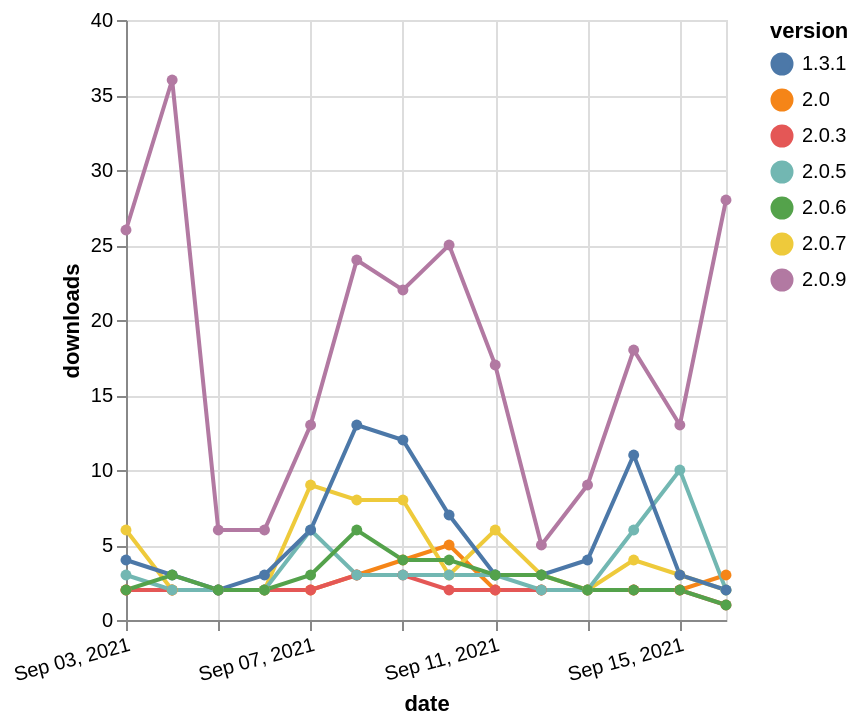

Specify this chart in Vega-Lite:
### Vega-Lite specification from a JSON file in a GitHub repository (floating-point values rounded to 4 significant figures)
{"$schema": "https://vega.github.io/schema/vega-lite/v5.json", "description": "A simple bar chart with embedded data.", "data": {"values": [{"date": "2021-09-03", "total": 3948, "delta": 2, "version": "2.0"}, {"date": "2021-09-04", "total": 3950, "delta": 2, "version": "2.0"}, {"date": "2021-09-05", "total": 3952, "delta": 2, "version": "2.0"}, {"date": "2021-09-06", "total": 3954, "delta": 2, "version": "2.0"}, {"date": "2021-09-07", "total": 3956, "delta": 2, "version": "2.0"}, {"date": "2021-09-08", "total": 3959, "delta": 3, "version": "2.0"}, {"date": "2021-09-09", "total": 3963, "delta": 4, "version": "2.0"}, {"date": "2021-09-10", "total": 3968, "delta": 5, "version": "2.0"}, {"date": "2021-09-11", "total": 3970, "delta": 2, "version": "2.0"}, {"date": "2021-09-12", "total": 3972, "delta": 2, "version": "2.0"}, {"date": "2021-09-13", "total": 3974, "delta": 2, "version": "2.0"}, {"date": "2021-09-14", "total": 3976, "delta": 2, "version": "2.0"}, {"date": "2021-09-15", "total": 3978, "delta": 2, "version": "2.0"}, {"date": "2021-09-16", "total": 3981, "delta": 3, "version": "2.0"}, {"date": "2021-09-03", "total": 2941, "delta": 2, "version": "2.0.3"}, {"date": "2021-09-04", "total": 2943, "delta": 2, "version": "2.0.3"}, {"date": "2021-09-05", "total": 2945, "delta": 2, "version": "2.0.3"}, {"date": "2021-09-06", "total": 2947, "delta": 2, "version": "2.0.3"}, {"date": "2021-09-07", "total": 2949, "delta": 2, "version": "2.0.3"}, {"date": "2021-09-08", "total": 2952, "delta": 3, "version": "2.0.3"}, {"date": "2021-09-09", "total": 2955, "delta": 3, "version": "2.0.3"}, {"date": "2021-09-10", "total": 2957, "delta": 2, "version": "2.0.3"}, {"date": "2021-09-11", "total": 2959, "delta": 2, "version": "2.0.3"}, {"date": "2021-09-12", "total": 2961, "delta": 2, "version": "2.0.3"}, {"date": "2021-09-13", "total": 2963, "delta": 2, "version": "2.0.3"}, {"date": "2021-09-14", "total": 2965, "delta": 2, "version": "2.0.3"}, {"date": "2021-09-15", "total": 2967, "delta": 2, "version": "2.0.3"}, {"date": "2021-09-16", "total": 2968, "delta": 1, "version": "2.0.3"}, {"date": "2021-09-03", "total": 5226, "delta": 6, "version": "2.0.7"}, {"date": "2021-09-04", "total": 5228, "delta": 2, "version": "2.0.7"}, {"date": "2021-09-05", "total": 5230, "delta": 2, "version": "2.0.7"}, {"date": "2021-09-06", "total": 5232, "delta": 2, "version": "2.0.7"}, {"date": "2021-09-07", "total": 5241, "delta": 9, "version": "2.0.7"}, {"date": "2021-09-08", "total": 5249, "delta": 8, "version": "2.0.7"}, {"date": "2021-09-09", "total": 5257, "delta": 8, "version": "2.0.7"}, {"date": "2021-09-10", "total": 5260, "delta": 3, "version": "2.0.7"}, {"date": "2021-09-11", "total": 5266, "delta": 6, "version": "2.0.7"}, {"date": "2021-09-12", "total": 5269, "delta": 3, "version": "2.0.7"}, {"date": "2021-09-13", "total": 5271, "delta": 2, "version": "2.0.7"}, {"date": "2021-09-14", "total": 5275, "delta": 4, "version": "2.0.7"}, {"date": "2021-09-15", "total": 5278, "delta": 3, "version": "2.0.7"}, {"date": "2021-09-16", "total": 5280, "delta": 2, "version": "2.0.7"}, {"date": "2021-09-03", "total": 3519, "delta": 3, "version": "2.0.5"}, {"date": "2021-09-04", "total": 3521, "delta": 2, "version": "2.0.5"}, {"date": "2021-09-05", "total": 3523, "delta": 2, "version": "2.0.5"}, {"date": "2021-09-06", "total": 3525, "delta": 2, "version": "2.0.5"}, {"date": "2021-09-07", "total": 3531, "delta": 6, "version": "2.0.5"}, {"date": "2021-09-08", "total": 3534, "delta": 3, "version": "2.0.5"}, {"date": "2021-09-09", "total": 3537, "delta": 3, "version": "2.0.5"}, {"date": "2021-09-10", "total": 3540, "delta": 3, "version": "2.0.5"}, {"date": "2021-09-11", "total": 3543, "delta": 3, "version": "2.0.5"}, {"date": "2021-09-12", "total": 3545, "delta": 2, "version": "2.0.5"}, {"date": "2021-09-13", "total": 3547, "delta": 2, "version": "2.0.5"}, {"date": "2021-09-14", "total": 3553, "delta": 6, "version": "2.0.5"}, {"date": "2021-09-15", "total": 3563, "delta": 10, "version": "2.0.5"}, {"date": "2021-09-16", "total": 3565, "delta": 2, "version": "2.0.5"}, {"date": "2021-09-03", "total": 7468, "delta": 4, "version": "1.3.1"}, {"date": "2021-09-04", "total": 7471, "delta": 3, "version": "1.3.1"}, {"date": "2021-09-05", "total": 7473, "delta": 2, "version": "1.3.1"}, {"date": "2021-09-06", "total": 7476, "delta": 3, "version": "1.3.1"}, {"date": "2021-09-07", "total": 7482, "delta": 6, "version": "1.3.1"}, {"date": "2021-09-08", "total": 7495, "delta": 13, "version": "1.3.1"}, {"date": "2021-09-09", "total": 7507, "delta": 12, "version": "1.3.1"}, {"date": "2021-09-10", "total": 7514, "delta": 7, "version": "1.3.1"}, {"date": "2021-09-11", "total": 7517, "delta": 3, "version": "1.3.1"}, {"date": "2021-09-12", "total": 7520, "delta": 3, "version": "1.3.1"}, {"date": "2021-09-13", "total": 7524, "delta": 4, "version": "1.3.1"}, {"date": "2021-09-14", "total": 7535, "delta": 11, "version": "1.3.1"}, {"date": "2021-09-15", "total": 7538, "delta": 3, "version": "1.3.1"}, {"date": "2021-09-16", "total": 7540, "delta": 2, "version": "1.3.1"}, {"date": "2021-09-03", "total": 1831, "delta": 2, "version": "2.0.6"}, {"date": "2021-09-04", "total": 1834, "delta": 3, "version": "2.0.6"}, {"date": "2021-09-05", "total": 1836, "delta": 2, "version": "2.0.6"}, {"date": "2021-09-06", "total": 1838, "delta": 2, "version": "2.0.6"}, {"date": "2021-09-07", "total": 1841, "delta": 3, "version": "2.0.6"}, {"date": "2021-09-08", "total": 1847, "delta": 6, "version": "2.0.6"}, {"date": "2021-09-09", "total": 1851, "delta": 4, "version": "2.0.6"}, {"date": "2021-09-10", "total": 1855, "delta": 4, "version": "2.0.6"}, {"date": "2021-09-11", "total": 1858, "delta": 3, "version": "2.0.6"}, {"date": "2021-09-12", "total": 1861, "delta": 3, "version": "2.0.6"}, {"date": "2021-09-13", "total": 1863, "delta": 2, "version": "2.0.6"}, {"date": "2021-09-14", "total": 1865, "delta": 2, "version": "2.0.6"}, {"date": "2021-09-15", "total": 1867, "delta": 2, "version": "2.0.6"}, {"date": "2021-09-16", "total": 1868, "delta": 1, "version": "2.0.6"}, {"date": "2021-09-03", "total": 1101, "delta": 26, "version": "2.0.9"}, {"date": "2021-09-04", "total": 1137, "delta": 36, "version": "2.0.9"}, {"date": "2021-09-05", "total": 1143, "delta": 6, "version": "2.0.9"}, {"date": "2021-09-06", "total": 1149, "delta": 6, "version": "2.0.9"}, {"date": "2021-09-07", "total": 1162, "delta": 13, "version": "2.0.9"}, {"date": "2021-09-08", "total": 1186, "delta": 24, "version": "2.0.9"}, {"date": "2021-09-09", "total": 1208, "delta": 22, "version": "2.0.9"}, {"date": "2021-09-10", "total": 1233, "delta": 25, "version": "2.0.9"}, {"date": "2021-09-11", "total": 1250, "delta": 17, "version": "2.0.9"}, {"date": "2021-09-12", "total": 1255, "delta": 5, "version": "2.0.9"}, {"date": "2021-09-13", "total": 1264, "delta": 9, "version": "2.0.9"}, {"date": "2021-09-14", "total": 1282, "delta": 18, "version": "2.0.9"}, {"date": "2021-09-15", "total": 1295, "delta": 13, "version": "2.0.9"}, {"date": "2021-09-16", "total": 1323, "delta": 28, "version": "2.0.9"}]}, "width": "container", "mark": {"type": "line", "point": {"filled": true}}, "encoding": {"x": {"field": "date", "type": "temporal", "timeUnit": "yearmonthdate", "title": "date", "axis": {"labelAngle": -15}}, "y": {"field": "delta", "type": "quantitative", "title": "downloads"}, "color": {"field": "version", "type": "nominal"}, "tooltip": {"field": "delta"}}}
